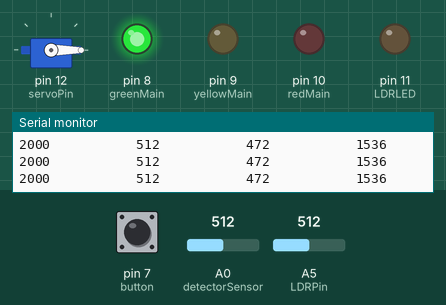
This sketch was run on a simulated Arduino Uno, built with avr-gcc and run on an emulated ATmega328P. Parts: servo, output pins drawn as LEDs (lit = HIGH), the last lines printed to the serial monitor. The inputs (shaded band) are chosen by the test bench; at power-on: A0 (detectorSensor) = 512, A5 (LDRPin) = 512, pin 7 (button) LOW. Pins used as bus, display or sensor lines are not drawn.

Above: at 1.2 s.
1.3 s: A0 (detectorSensor) set to 530
At 2.04 s:
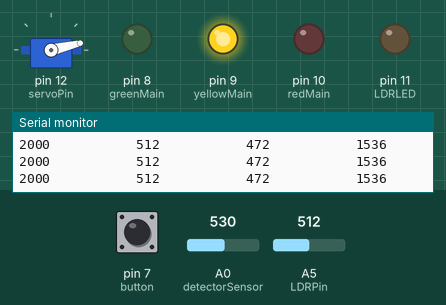
4.3 s: A5 (LDRPin) set to 481
7.3 s: A5 (LDRPin) set to 464
At 7.49 s:
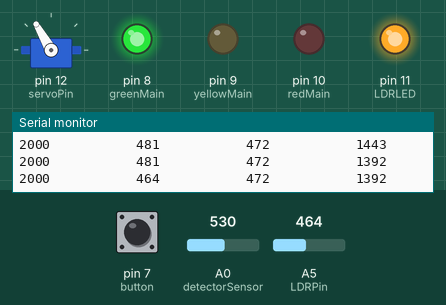
10.3 s: pin 7 (button) pulled HIGH for 0.15 s
At 10.69 s:
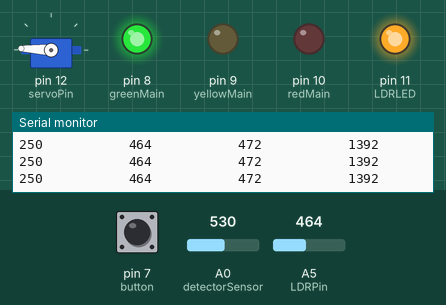
13.3 s: pin 7 (button) pulled HIGH for 1 s
At 13.49 s:
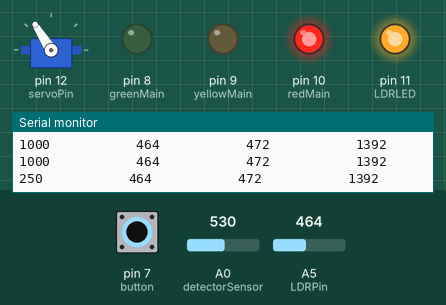
16.3 s: A0 (detectorSensor) set to 511
At 20.9 s:
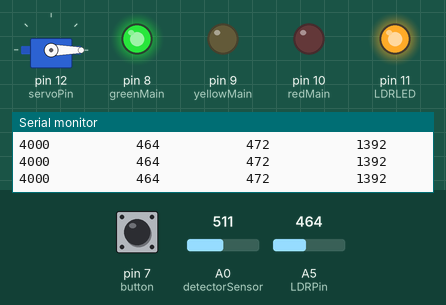
Timing chart, 0 to 25.9 s (numbered marks = the images above; inputs shaded):
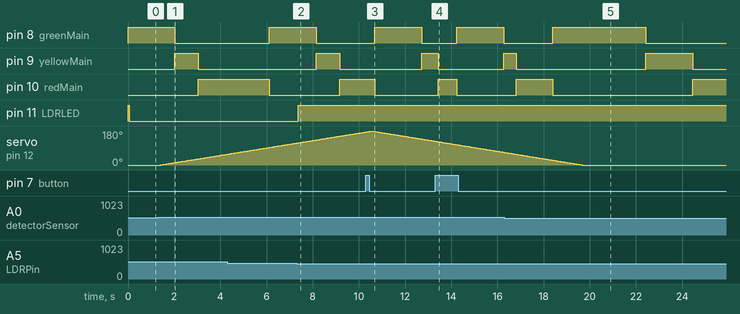

Measured:
- the behaviour switches between 513 and 514 on A0 (detectorSensor) (found by bisection; images 0 and 1)
- the behaviour switches between 472 and 471 on A5 (LDRPin) (found by bisection; images 1 and 2)
- after the input at 1.3 s, servo on pin 12 (servoPin): moves from 0° to 57° over 2.9 s, starting after 0.12 s
- after the input at 7.3 s, pin 11 (LDRLED): LOW → HIGH after 0.08 s
- after the input at 10.3 s, pin 8 (greenMain): LOW → HIGH after 0.39 s instead of 1.9 s; pin 9 (yellowMain): LOW → HIGH after 2.4 s; pin 10 (redMain): HIGH → LOW after 0.39 s instead of 1.9 s
- after the input at 13.3 s, pin 8 (greenMain): LOW → HIGH after 0.94 s, → LOW 2.0 s later; pin 9 (yellowMain): HIGH → LOW after 0.14 s instead of 0.45 s; pin 10 (redMain): LOW → HIGH after 0.14 s instead of 0.45 s
- after the input at 16.3 s, servo on pin 12 (servoPin): goes on until 19.7 s, then stays 0°

The sketch:

TrafficLightCode.ino
```cpp
//Aviv Haber, Sepehr Hosseini
//January 16, 2017
//Traffic Light Intersection

#include <Servo.h> //import servo library

//ANALOG PINS
int detectorSensor = A0;
int LDRPin = A5;

//THRESHOLDS AND SERVO POSITION
int IRthresh;
int LDRthresh;
int pos = 0;

//VALUES FOR SENSOR READINGS
int IRval = 0;
int LDRValue = 0;
int previous;
int previous2;

//TIMED DELAYS
int servoDelay = 5;
int baseDuration = 2000; //yellow stays on for this long, red and green stays on for double this long unless button is pressed

//BOOLEANS
boolean isMoving = false; //stores whether servo is currently moving
boolean goingUp = true; //stores which direction servo is rotating
boolean buttonState = false; //stores whether button is being pressed
boolean isSped, toBeSped = false;
boolean pressed = false;

//PINS
int detectorPower = 13;
int servoPin = 12;
int LDRLED = 11;

int redMain = 10;
int yellowMain = 9;
int greenMain = 8;

int button = 7;

int redPerp = 6;
int yellowPerp = 5;
int greenPerp = 4;

int redPed = 3;
int greenPed = 2;

//TRAFFIC LIGHT ON/OFF STATES
int redMainState = LOW;
int yellowMainState = LOW;
int greenMainState = HIGH;

int yellowPerpState = LOW;
int redPerpState = HIGH;
int greenPerpState = LOW;

int redPedState = LOW;
int greenPedState = HIGH;

unsigned long time1, time2, time3; //time1 - unsused || time2 - servo  ||  time3 - traffic lights

Servo myservo; //servo object

//runs once at the beginning. sets up pins, sets up serial transmission, and initializes some variables
void setup()
{
  //PIN SETUP
  pinMode(yellowMain, OUTPUT);
  pinMode(greenMain, OUTPUT);
  pinMode(redMain, OUTPUT);
  pinMode (button, INPUT);
  pinMode(detectorPower, OUTPUT);
  pinMode(LDRLED, OUTPUT);
  pinMode(detectorSensor, INPUT);

  digitalWrite(detectorPower, HIGH); //GIVES POWER TO IR RECEVIER

  //TIMER INITIALIZATION
  time1 = millis();
  time2 = millis();
  time3 = millis();

  //SERVO INITIALIZTION
  myservo.attach (servoPin);
  myservo.write (pos);

  //SERIAL INITIALIZATION AND PRINTING INITIAL THRESHOLD FOR IR
  IRthresh = analogRead (detectorSensor)  - 500 + 1 ;
  LDRthresh = analogRead (LDRPin) - 40;

  Serial.begin(9600);
  Serial.print ("thresh:");
  Serial.println (IRthresh);
}

//runs onver and over again. controls flow of methods
void loop()
{
  readings ();

  debugging ();

  changeLight ();

  moveServo ();

  ldrLogic ();
}

//takes input vales for analog and digigtal pins. gets values for ldr, ir, and button
void readings ()
{
  previous = IRval;
  previous2 = LDRValue;
  IRval = analogRead(detectorSensor) - 500 + 0; //use the -500 and +0 as modifiers in case numbers are too high or threshold needs to increase
  LDRValue = analogRead(LDRPin);
  buttonState = digitalRead(button);
}

//prints various values to help me debug. sohuld be removed after done
void debugging()
{
  //DEBUGGING
  Serial.print (baseDuration);
  Serial.print ("           ");
  Serial.print (previous2);
  Serial.print ("           ");
  Serial.print (LDRthresh);
  Serial.print ("           ");
  Serial.println (LDRValue * 3);
}

//tests which lights are on and tests if button is being pressed and applies the appropriate light changes
void changeLight ()
{
  //pls explain logic
  //TRAFFIC LIGHT LOGIC
  if (millis() - time3 >= baseDuration)
  {
    if (greenMainState == HIGH)
    {
      greenMainState = LOW;
      yellowMainState = HIGH;
      greenPedState = LOW;
      redPedState = HIGH;
      baseDuration /= 2;
    }
    else if (yellowMainState == HIGH)
    {
      yellowMainState = LOW;
      redMainState = HIGH;
      greenPerpState = HIGH;
      redPerpState = LOW;
      baseDuration *= 2;
    }
    else if (greenPerpState == HIGH)
    {
      yellowPerpState = HIGH;
      greenPerpState = LOW;
      baseDuration /= 2;
    }
    else if (yellowPerpState == HIGH)
    {
      yellowPerpState = LOW;
      redMainState = LOW;
      greenMainState = HIGH;
      redPerpState = HIGH;
      redPedState = LOW;
      greenPedState = HIGH;
      baseDuration *= 2;
    }
    time3 = millis(); //reset timer
  }

  digitalWrite (greenMain, greenMainState);
  digitalWrite (yellowMain, yellowMainState);
  digitalWrite (redMain, redMainState);

  digitalWrite (greenPerp, greenPerpState);
  digitalWrite (yellowPerp, yellowPerpState);
  digitalWrite (redPerp, redPerpState);

  digitalWrite (redPed, redPedState);
  digitalWrite (greenPed, greenPedState);

  if (buttonState == HIGH && !pressed && !isSped)
  {
    if (redMainState == HIGH || yellowMainState == HIGH)
    {
      baseDuration /= 4;
      isSped = true;
    }
    else if (greenMainState == HIGH)
    {
      toBeSped = true;
    }
  }

  if (buttonState == LOW)
  {
    pressed = false;
  }

  if (greenMainState == HIGH && isSped)
  {
    isSped = false;
    baseDuration *= 4;
  }

  if (yellowMainState == HIGH && toBeSped && !isSped)
  {
    toBeSped = false;
    baseDuration /= 2;
    isSped = true;
  }
}


//checks if IR is being blocked and moves servo appropriately
void moveServo ()
{
  //IR LOGIC
  if ((IRval > IRthresh) && (previous >= IRthresh) && !isMoving)
  {
    isMoving = true;
  }

  if (isMoving && (millis() - time2 >= servoDelay))
  {
    if (goingUp)
    {
      pos++;
    }
    else
    {
      pos--;
    }
    if (pos >= 180 && goingUp)
    {
      goingUp = false;
      isMoving = false;
    }
    else if (pos <= 0 && !goingUp)
    {
      goingUp = true;
      isMoving = false;
    }

    myservo.write (pos);
    time2 = millis();
  }

  if (millis() - time2 >= 2000 && !goingUp && !isMoving)
  {
    isMoving = true;
    time2 = millis();
  }
}

//checks ambient light and sees whether to turn on streetlight
void ldrLogic ()
{
  //LDR LOGIC
  if (LDRValue < LDRthresh || previous2 < LDRthresh)
  {
    digitalWrite(LDRLED, HIGH);
  }
  else
  {
    digitalWrite(LDRLED, LOW);
  }
}
```
